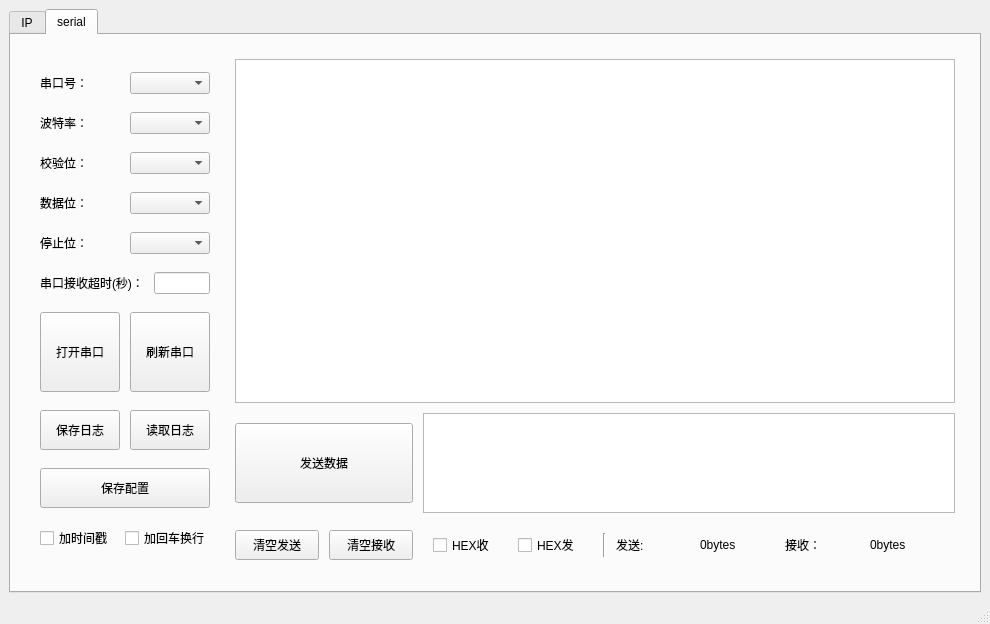
<?xml version="1.0" encoding="UTF-8"?>
<ui version="4.0">
 <class>MainWindow</class>
 <widget class="QMainWindow" name="MainWindow">
  <property name="geometry">
   <rect>
    <x>0</x>
    <y>0</y>
    <width>990</width>
    <height>624</height>
   </rect>
  </property>
  <property name="windowTitle">
   <string>MainWindow</string>
  </property>
  <widget class="QWidget" name="centralwidget">
   <layout class="QGridLayout" name="gridLayout_2">
    <item row="0" column="0">
     <widget class="QTabWidget" name="tabWidget">
      <property name="currentIndex">
       <number>1</number>
      </property>
      <widget class="QWidget" name="IP">
       <attribute name="title">
        <string>IP</string>
       </attribute>
       <layout class="QGridLayout" name="gridLayout">
        <item row="0" column="1">
         <spacer name="verticalSpacer_2">
          <property name="orientation">
           <enum>Qt::Vertical</enum>
          </property>
          <property name="sizeHint" stdset="0">
           <size>
            <width>20</width>
            <height>128</height>
           </size>
          </property>
         </spacer>
        </item>
        <item row="1" column="0">
         <spacer name="horizontalSpacer">
          <property name="orientation">
           <enum>Qt::Horizontal</enum>
          </property>
          <property name="sizeHint" stdset="0">
           <size>
            <width>310</width>
            <height>20</height>
           </size>
          </property>
         </spacer>
        </item>
        <item row="1" column="1">
         <layout class="QHBoxLayout" name="horizontalLayout_13">
          <item>
           <layout class="QFormLayout" name="formLayout">
            <item row="0" column="0">
             <widget class="QLabel" name="label_6">
              <property name="text">
               <string>     welcome to :</string>
              </property>
             </widget>
            </item>
            <item row="0" column="1">
             <widget class="QLineEdit" name="lineEdit_versions"/>
            </item>
            <item row="1" column="0">
             <widget class="QLabel" name="label_9">
              <property name="text">
               <string>    system load :</string>
              </property>
             </widget>
            </item>
            <item row="1" column="1">
             <widget class="QLineEdit" name="lineEdit_system_load"/>
            </item>
            <item row="2" column="0">
             <widget class="QLabel" name="label_11">
              <property name="text">
               <string>           up time :</string>
              </property>
             </widget>
            </item>
            <item row="2" column="1">
             <widget class="QLineEdit" name="lineEdit_up_time"/>
            </item>
            <item row="3" column="0">
             <widget class="QLabel" name="label_12">
              <property name="text">
               <string>memory usage :</string>
              </property>
             </widget>
            </item>
            <item row="3" column="1">
             <widget class="QLineEdit" name="lineEdit_memory"/>
            </item>
            <item row="4" column="0">
             <widget class="QLabel" name="label_13">
              <property name="text">
               <string>                     IP :</string>
              </property>
             </widget>
            </item>
            <item row="4" column="1">
             <widget class="QLineEdit" name="lineEdit_ip"/>
            </item>
            <item row="5" column="0">
             <widget class="QLabel" name="label_14">
              <property name="text">
               <string>         cpu temp :</string>
              </property>
             </widget>
            </item>
            <item row="5" column="1">
             <widget class="QLineEdit" name="lineEdit_cpu"/>
            </item>
            <item row="6" column="0">
             <widget class="QLabel" name="label_15">
              <property name="text">
               <string>         usage of / :</string>
              </property>
             </widget>
            </item>
            <item row="6" column="1">
             <widget class="QLineEdit" name="lineEdit_usage"/>
            </item>
           </layout>
          </item>
         </layout>
        </item>
        <item row="1" column="2">
         <spacer name="horizontalSpacer_2">
          <property name="orientation">
           <enum>Qt::Horizontal</enum>
          </property>
          <property name="sizeHint" stdset="0">
           <size>
            <width>310</width>
            <height>20</height>
           </size>
          </property>
         </spacer>
        </item>
        <item row="2" column="1">
         <spacer name="verticalSpacer">
          <property name="orientation">
           <enum>Qt::Vertical</enum>
          </property>
          <property name="sizeHint" stdset="0">
           <size>
            <width>20</width>
            <height>127</height>
           </size>
          </property>
         </spacer>
        </item>
       </layout>
      </widget>
      <widget class="QWidget" name="serial">
       <attribute name="title">
        <string>serial</string>
       </attribute>
       <layout class="QGridLayout" name="gridLayout_4">
        <item row="0" column="0">
         <layout class="QHBoxLayout" name="horizontalLayout_12" stretch="1,6">
          <property name="spacing">
           <number>10</number>
          </property>
          <property name="leftMargin">
           <number>10</number>
          </property>
          <property name="topMargin">
           <number>10</number>
          </property>
          <property name="rightMargin">
           <number>10</number>
          </property>
          <property name="bottomMargin">
           <number>10</number>
          </property>
          <item>
           <layout class="QVBoxLayout" name="verticalLayout" stretch="1,1,1,1,1,1,3,2,2,1">
            <property name="spacing">
             <number>10</number>
            </property>
            <property name="sizeConstraint">
             <enum>QLayout::SetDefaultConstraint</enum>
            </property>
            <property name="leftMargin">
             <number>10</number>
            </property>
            <property name="topMargin">
             <number>10</number>
            </property>
            <property name="rightMargin">
             <number>10</number>
            </property>
            <property name="bottomMargin">
             <number>10</number>
            </property>
            <item>
             <layout class="QHBoxLayout" name="horizontalLayout">
              <item>
               <widget class="QLabel" name="label">
                <property name="text">
                 <string>串口号：</string>
                </property>
               </widget>
              </item>
              <item>
               <widget class="QComboBox" name="portBox"/>
              </item>
             </layout>
            </item>
            <item>
             <layout class="QHBoxLayout" name="horizontalLayout_2">
              <item>
               <widget class="QLabel" name="label_2">
                <property name="text">
                 <string>波特率：</string>
                </property>
               </widget>
              </item>
              <item>
               <widget class="QComboBox" name="rateBox"/>
              </item>
             </layout>
            </item>
            <item>
             <layout class="QHBoxLayout" name="horizontalLayout_4">
              <item>
               <widget class="QLabel" name="label_4">
                <property name="text">
                 <string>校验位：</string>
                </property>
               </widget>
              </item>
              <item>
               <widget class="QComboBox" name="checkBox"/>
              </item>
             </layout>
            </item>
            <item>
             <layout class="QHBoxLayout" name="horizontalLayout_3">
              <item>
               <widget class="QLabel" name="label_3">
                <property name="text">
                 <string>数据位：</string>
                </property>
               </widget>
              </item>
              <item>
               <widget class="QComboBox" name="dataBox"/>
              </item>
             </layout>
            </item>
            <item>
             <layout class="QHBoxLayout" name="horizontalLayout_5">
              <item>
               <widget class="QLabel" name="label_5">
                <property name="text">
                 <string>停止位：</string>
                </property>
               </widget>
              </item>
              <item>
               <widget class="QComboBox" name="stopBox"/>
              </item>
             </layout>
            </item>
            <item>
             <layout class="QHBoxLayout" name="horizontalLayout_6">
              <item>
               <widget class="QLabel" name="label_7">
                <property name="text">
                 <string>串口接收超时(秒)：</string>
                </property>
               </widget>
              </item>
              <item>
               <widget class="QLineEdit" name="overTimeRecEdit">
                <property name="sizePolicy">
                 <sizepolicy hsizetype="Expanding" vsizetype="Fixed">
                  <horstretch>0</horstretch>
                  <verstretch>0</verstretch>
                 </sizepolicy>
                </property>
               </widget>
              </item>
             </layout>
            </item>
            <item>
             <layout class="QHBoxLayout" name="horizontalLayout_10">
              <item>
               <widget class="QPushButton" name="openSerialButton">
                <property name="sizePolicy">
                 <sizepolicy hsizetype="Minimum" vsizetype="Fixed">
                  <horstretch>0</horstretch>
                  <verstretch>0</verstretch>
                 </sizepolicy>
                </property>
                <property name="minimumSize">
                 <size>
                  <width>0</width>
                  <height>80</height>
                 </size>
                </property>
                <property name="text">
                 <string>打开串口</string>
                </property>
               </widget>
              </item>
              <item>
               <widget class="QPushButton" name="refreshPortButton">
                <property name="sizePolicy">
                 <sizepolicy hsizetype="Minimum" vsizetype="Fixed">
                  <horstretch>0</horstretch>
                  <verstretch>0</verstretch>
                 </sizepolicy>
                </property>
                <property name="minimumSize">
                 <size>
                  <width>0</width>
                  <height>80</height>
                 </size>
                </property>
                <property name="text">
                 <string>刷新串口</string>
                </property>
               </widget>
              </item>
             </layout>
            </item>
            <item>
             <layout class="QHBoxLayout" name="horizontalLayout_8">
              <item>
               <widget class="QPushButton" name="saveDataButton">
                <property name="sizePolicy">
                 <sizepolicy hsizetype="Minimum" vsizetype="Fixed">
                  <horstretch>0</horstretch>
                  <verstretch>0</verstretch>
                 </sizepolicy>
                </property>
                <property name="minimumSize">
                 <size>
                  <width>0</width>
                  <height>40</height>
                 </size>
                </property>
                <property name="text">
                 <string>保存日志</string>
                </property>
               </widget>
              </item>
              <item>
               <widget class="QPushButton" name="readLogButton">
                <property name="sizePolicy">
                 <sizepolicy hsizetype="Minimum" vsizetype="Fixed">
                  <horstretch>0</horstretch>
                  <verstretch>0</verstretch>
                 </sizepolicy>
                </property>
                <property name="minimumSize">
                 <size>
                  <width>0</width>
                  <height>40</height>
                 </size>
                </property>
                <property name="text">
                 <string>读取日志</string>
                </property>
               </widget>
              </item>
             </layout>
            </item>
            <item>
             <widget class="QPushButton" name="paramSaveButton">
              <property name="sizePolicy">
               <sizepolicy hsizetype="Minimum" vsizetype="Fixed">
                <horstretch>0</horstretch>
                <verstretch>0</verstretch>
               </sizepolicy>
              </property>
              <property name="minimumSize">
               <size>
                <width>0</width>
                <height>40</height>
               </size>
              </property>
              <property name="text">
               <string>保存配置</string>
              </property>
             </widget>
            </item>
            <item>
             <layout class="QHBoxLayout" name="horizontalLayout_9">
              <item>
               <widget class="QCheckBox" name="timeZoneCheckBox">
                <property name="text">
                 <string>加时间戳</string>
                </property>
               </widget>
              </item>
              <item>
               <widget class="QCheckBox" name="changeLineCheckBox">
                <property name="text">
                 <string>加回车换行</string>
                </property>
               </widget>
              </item>
             </layout>
            </item>
           </layout>
          </item>
          <item>
           <layout class="QGridLayout" name="gridLayout_3" rowstretch="9,3,1" columnstretch="1,3">
            <property name="leftMargin">
             <number>5</number>
            </property>
            <property name="topMargin">
             <number>5</number>
            </property>
            <property name="rightMargin">
             <number>5</number>
            </property>
            <property name="bottomMargin">
             <number>5</number>
            </property>
            <item row="2" column="0">
             <layout class="QHBoxLayout" name="horizontalLayout_11">
              <item>
               <widget class="QPushButton" name="clearSendButton">
                <property name="minimumSize">
                 <size>
                  <width>0</width>
                  <height>30</height>
                 </size>
                </property>
                <property name="text">
                 <string>清空发送</string>
                </property>
               </widget>
              </item>
              <item>
               <widget class="QPushButton" name="clearRecButton">
                <property name="minimumSize">
                 <size>
                  <width>0</width>
                  <height>30</height>
                 </size>
                </property>
                <property name="text">
                 <string>清空接收</string>
                </property>
               </widget>
              </item>
             </layout>
            </item>
            <item row="1" column="0">
             <widget class="QPushButton" name="sendDataButton">
              <property name="minimumSize">
               <size>
                <width>80</width>
                <height>80</height>
               </size>
              </property>
              <property name="text">
               <string>发送数据</string>
              </property>
              <property name="default">
               <bool>false</bool>
              </property>
              <property name="flat">
               <bool>false</bool>
              </property>
             </widget>
            </item>
            <item row="1" column="1">
             <widget class="QPlainTextEdit" name="uartWritePlain">
              <property name="maximumSize">
               <size>
                <width>16777215</width>
                <height>100</height>
               </size>
              </property>
             </widget>
            </item>
            <item row="2" column="1">
             <layout class="QHBoxLayout" name="horizontalLayout_7">
              <property name="leftMargin">
               <number>10</number>
              </property>
              <property name="topMargin">
               <number>10</number>
              </property>
              <property name="rightMargin">
               <number>10</number>
              </property>
              <property name="bottomMargin">
               <number>10</number>
              </property>
              <item>
               <widget class="QCheckBox" name="checkBoxHexR">
                <property name="text">
                 <string>HEX收</string>
                </property>
               </widget>
              </item>
              <item>
               <widget class="QCheckBox" name="checkBoxHexS">
                <property name="text">
                 <string>HEX发</string>
                </property>
               </widget>
              </item>
              <item>
               <widget class="Line" name="line">
                <property name="orientation">
                 <enum>Qt::Vertical</enum>
                </property>
               </widget>
              </item>
              <item>
               <widget class="QLabel" name="label_8">
                <property name="text">
                 <string>发送:</string>
                </property>
               </widget>
              </item>
              <item>
               <widget class="QLabel" name="TXLenLabel">
                <property name="text">
                 <string>0bytes</string>
                </property>
               </widget>
              </item>
              <item>
               <widget class="QLabel" name="label_10">
                <property name="text">
                 <string>接收：</string>
                </property>
               </widget>
              </item>
              <item>
               <widget class="QLabel" name="RXLenLabel">
                <property name="text">
                 <string>0bytes</string>
                </property>
               </widget>
              </item>
             </layout>
            </item>
            <item row="0" column="0" colspan="2">
             <widget class="QPlainTextEdit" name="uartReadPlain">
              <property name="sizePolicy">
               <sizepolicy hsizetype="Expanding" vsizetype="Expanding">
                <horstretch>0</horstretch>
                <verstretch>0</verstretch>
               </sizepolicy>
              </property>
              <property name="sizeAdjustPolicy">
               <enum>QAbstractScrollArea::AdjustIgnored</enum>
              </property>
              <property name="backgroundVisible">
               <bool>false</bool>
              </property>
             </widget>
            </item>
           </layout>
          </item>
         </layout>
        </item>
       </layout>
      </widget>
     </widget>
    </item>
   </layout>
  </widget>
  <widget class="QMenuBar" name="menuBar">
   <property name="geometry">
    <rect>
     <x>0</x>
     <y>0</y>
     <width>990</width>
     <height>29</height>
    </rect>
   </property>
  </widget>
  <widget class="QStatusBar" name="statusBar"/>
 </widget>
 <resources/>
 <connections/>
</ui>
